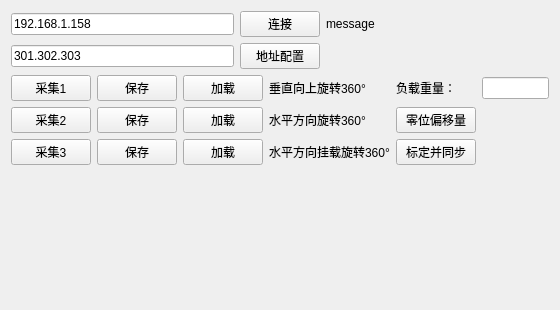
<?xml version="1.0" encoding="UTF-8"?>
<ui version="4.0">
 <class>Widget</class>
 <widget class="QWidget" name="Widget">
  <property name="geometry">
   <rect>
    <x>0</x>
    <y>0</y>
    <width>560</width>
    <height>310</height>
   </rect>
  </property>
  <property name="windowTitle">
   <string>Widget</string>
  </property>
  <layout class="QVBoxLayout" name="verticalLayout">
   <item>
    <layout class="QGridLayout" name="gridLayout_2">
     <item row="0" column="0">
      <widget class="QLineEdit" name="lineEdit">
       <property name="text">
        <string>192.168.1.158</string>
       </property>
      </widget>
     </item>
     <item row="0" column="1">
      <widget class="QPushButton" name="btn_connectNet">
       <property name="text">
        <string>连接</string>
       </property>
      </widget>
     </item>
     <item row="0" column="2">
      <widget class="QLabel" name="label_message">
       <property name="text">
        <string>message</string>
       </property>
      </widget>
     </item>
     <item row="1" column="0">
      <widget class="QLineEdit" name="lineEdit_2">
       <property name="text">
        <string>301.302.303</string>
       </property>
      </widget>
     </item>
     <item row="1" column="1">
      <widget class="QPushButton" name="btn_CIPathConfig">
       <property name="text">
        <string>地址配置</string>
       </property>
      </widget>
     </item>
     <item row="1" column="2">
      <spacer name="horizontalSpacer">
       <property name="orientation">
        <enum>Qt::Horizontal</enum>
       </property>
       <property name="sizeHint" stdset="0">
        <size>
         <width>40</width>
         <height>20</height>
        </size>
       </property>
      </spacer>
     </item>
    </layout>
   </item>
   <item>
    <layout class="QGridLayout" name="gridLayout">
     <item row="0" column="0">
      <widget class="QPushButton" name="btn_collection_1">
       <property name="text">
        <string>采集1</string>
       </property>
      </widget>
     </item>
     <item row="0" column="3">
      <widget class="QLabel" name="label">
       <property name="text">
        <string>垂直向上旋转360°</string>
       </property>
      </widget>
     </item>
     <item row="1" column="3">
      <widget class="QLabel" name="label_2">
       <property name="text">
        <string>水平方向旋转360°</string>
       </property>
      </widget>
     </item>
     <item row="2" column="1">
      <widget class="QPushButton" name="btn_save_3">
       <property name="text">
        <string>保存</string>
       </property>
      </widget>
     </item>
     <item row="2" column="3">
      <widget class="QLabel" name="label_3">
       <property name="text">
        <string>水平方向挂载旋转360°</string>
       </property>
      </widget>
     </item>
     <item row="1" column="0">
      <widget class="QPushButton" name="btn_collection_2">
       <property name="text">
        <string>采集2</string>
       </property>
      </widget>
     </item>
     <item row="1" column="1">
      <widget class="QPushButton" name="btn_save_2">
       <property name="text">
        <string>保存</string>
       </property>
      </widget>
     </item>
     <item row="2" column="0">
      <widget class="QPushButton" name="btn_collection_3">
       <property name="text">
        <string>采集3</string>
       </property>
      </widget>
     </item>
     <item row="2" column="4">
      <widget class="QPushButton" name="btn_Demarcate">
       <property name="text">
        <string>标定并同步</string>
       </property>
      </widget>
     </item>
     <item row="0" column="1">
      <widget class="QPushButton" name="btn_save_1">
       <property name="text">
        <string>保存</string>
       </property>
      </widget>
     </item>
     <item row="0" column="6">
      <spacer name="horizontalSpacer_2">
       <property name="orientation">
        <enum>Qt::Horizontal</enum>
       </property>
       <property name="sizeHint" stdset="0">
        <size>
         <width>40</width>
         <height>20</height>
        </size>
       </property>
      </spacer>
     </item>
     <item row="0" column="4">
      <widget class="QLabel" name="label_4">
       <property name="text">
        <string>负载重量：</string>
       </property>
      </widget>
     </item>
     <item row="0" column="5">
      <widget class="QLineEdit" name="lineEdit_load"/>
     </item>
     <item row="0" column="2">
      <widget class="QPushButton" name="btn_load1">
       <property name="text">
        <string>加载</string>
       </property>
      </widget>
     </item>
     <item row="1" column="2">
      <widget class="QPushButton" name="btn_load2">
       <property name="text">
        <string>加载</string>
       </property>
      </widget>
     </item>
     <item row="2" column="2">
      <widget class="QPushButton" name="btn_load3">
       <property name="text">
        <string>加载</string>
       </property>
      </widget>
     </item>
     <item row="1" column="4">
      <widget class="QPushButton" name="btn_zero">
       <property name="text">
        <string>零位偏移量</string>
       </property>
      </widget>
     </item>
    </layout>
   </item>
   <item>
    <widget class="QWidget" name="widget" native="true"/>
   </item>
  </layout>
 </widget>
 <layoutdefault spacing="6" margin="11"/>
 <resources/>
 <connections/>
</ui>
